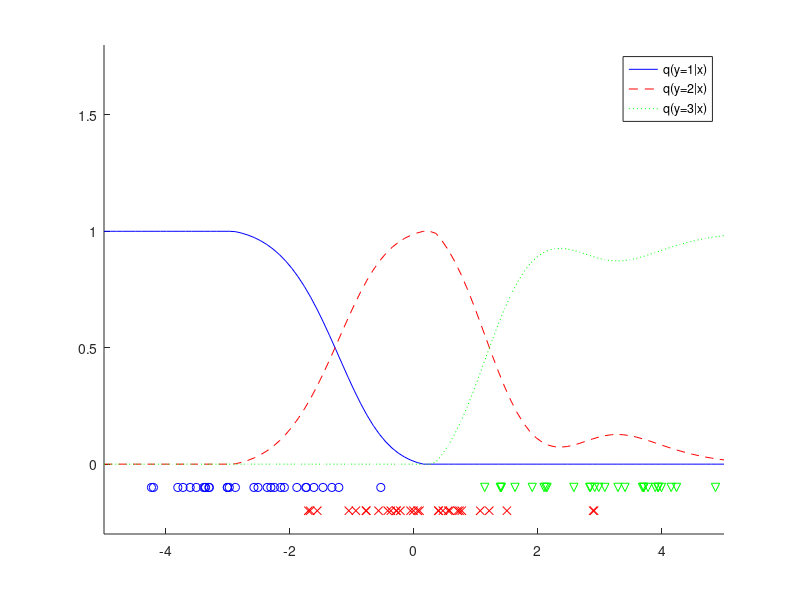

Recreate this plot in MATLAB.
%最小二乘概率分类器
%
clc,clear , close all;
n=90;
c=3;
y=ones(n/c,1)*[1:c];
y=y(:);
x=randn(n/c,c) + repmat(linspace(-3,3,c),n/c,1); % 生成正态分布的随机数，并平移.每一列的数据都围绕着不同的中心点分布，这些中心点由 linspace(-3,3,c) 确定
x=x(:);

hh=2*1^2;
x2=x.^2;
l=0.1;
N=100;
X=linspace(-5 ,5,N)';
k=exp(-(repmat(x2,1,n)+repmat(x2',n,1)-2*x*x')/hh);
K=exp(-(repmat(X.^2,1,n)+repmat(x2',N,1)-2*X*x')/hh);

for yy=1:c
    yk=(y==yy);ky=k(:,yk);
    ty=(ky' * ky +l*eye(sum(yk)))\(ky'*yk);
    Kt(:,yy)=max(0,K(:,yk)*ty);
end
ph=Kt./repmat(sum(Kt,2),1,c);

figure(1);clf;hold on;
axis([-5 5 -0.3 1.8]);


plot(X,ph(:,1),'b-');plot(X,ph(:,2),'r--');
plot(X,ph(:,3),'g:');% 类别1 2 3的概率曲线
plot(x(y==1),-0.1*ones(n/c,1),'bo'); % 类别1的数据点
plot(x(y==2),-0.2*ones(n/c,1),'rx');
plot(x(y==3),-0.1*ones(n/c,1),'gv');
legend('q(y=1|x)','q(y=2|x)','q(y=3|x)')
